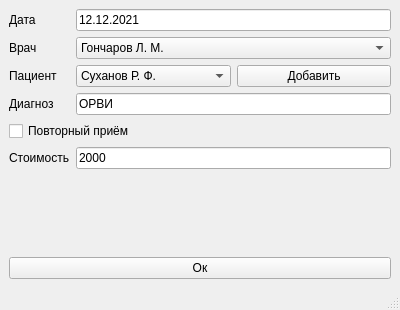
<?xml version="1.0" encoding="UTF-8"?>
<ui version="4.0">
 <class>MainWindow</class>
 <widget class="QMainWindow" name="MainWindow">
  <property name="geometry">
   <rect>
    <x>0</x>
    <y>0</y>
    <width>400</width>
    <height>310</height>
   </rect>
  </property>
  <property name="windowTitle">
   <string>Изменение данных</string>
  </property>
  <widget class="QWidget" name="centralwidget">
   <layout class="QFormLayout" name="formLayout">
    <item row="1" column="0">
     <widget class="QLabel" name="label">
      <property name="text">
       <string>Дата</string>
      </property>
     </widget>
    </item>
    <item row="2" column="0">
     <widget class="QLabel" name="label_2">
      <property name="text">
       <string>Врач</string>
      </property>
     </widget>
    </item>
    <item row="3" column="0">
     <widget class="QLabel" name="label_3">
      <property name="text">
       <string>Пациент</string>
      </property>
     </widget>
    </item>
    <item row="3" column="1">
     <layout class="QHBoxLayout" name="horizontalLayout_2">
      <item>
       <widget class="QComboBox" name="comboBox_2">
        <item>
         <property name="text">
          <string>Суханов Р. Ф.</string>
         </property>
        </item>
        <item>
         <property name="text">
          <string>Новый элемент</string>
         </property>
        </item>
        <item>
         <property name="text">
          <string>Новый элемент</string>
         </property>
        </item>
        <item>
         <property name="text">
          <string>Новый элемент</string>
         </property>
        </item>
        <item>
         <property name="text">
          <string>Новый элемент</string>
         </property>
        </item>
       </widget>
      </item>
      <item>
       <widget class="QPushButton" name="pushButton_3">
        <property name="text">
         <string>Добавить</string>
        </property>
       </widget>
      </item>
     </layout>
    </item>
    <item row="4" column="0">
     <widget class="QLabel" name="label_4">
      <property name="text">
       <string>Диагноз</string>
      </property>
     </widget>
    </item>
    <item row="4" column="1">
     <widget class="QLineEdit" name="lineEdit_4">
      <property name="text">
       <string>ОРВИ</string>
      </property>
     </widget>
    </item>
    <item row="5" column="0" colspan="2">
     <widget class="QCheckBox" name="checkBox">
      <property name="text">
       <string>Повторный приём</string>
      </property>
     </widget>
    </item>
    <item row="6" column="0">
     <widget class="QLabel" name="label_5">
      <property name="text">
       <string>Стоимость</string>
      </property>
     </widget>
    </item>
    <item row="6" column="1">
     <widget class="QLineEdit" name="lineEdit_5">
      <property name="text">
       <string>2000</string>
      </property>
     </widget>
    </item>
    <item row="8" column="0" colspan="2">
     <widget class="QPushButton" name="pushButton_2">
      <property name="enabled">
       <bool>true</bool>
      </property>
      <property name="text">
       <string>Ок</string>
      </property>
     </widget>
    </item>
    <item row="2" column="1">
     <widget class="QComboBox" name="comboBox">
      <item>
       <property name="text">
        <string>Гончаров Л. М.</string>
       </property>
      </item>
      <item>
       <property name="text">
        <string>Новый элемент</string>
       </property>
      </item>
      <item>
       <property name="text">
        <string>Новый элемент</string>
       </property>
      </item>
      <item>
       <property name="text">
        <string>Новый элемент</string>
       </property>
      </item>
      <item>
       <property name="text">
        <string>Новый элемент</string>
       </property>
      </item>
     </widget>
    </item>
    <item row="1" column="1">
     <widget class="QLineEdit" name="lineEdit">
      <property name="text">
       <string>12.12.2021</string>
      </property>
      <property name="placeholderText">
       <string>дд.мм.гггг</string>
      </property>
     </widget>
    </item>
    <item row="7" column="0" colspan="2">
     <spacer name="verticalSpacer">
      <property name="orientation">
       <enum>Qt::Vertical</enum>
      </property>
      <property name="sizeHint" stdset="0">
       <size>
        <width>379</width>
        <height>4</height>
       </size>
      </property>
     </spacer>
    </item>
   </layout>
  </widget>
  <widget class="QMenuBar" name="menubar">
   <property name="geometry">
    <rect>
     <x>0</x>
     <y>0</y>
     <width>400</width>
     <height>24</height>
    </rect>
   </property>
  </widget>
  <widget class="QStatusBar" name="statusbar"/>
 </widget>
 <resources/>
 <connections/>
</ui>
